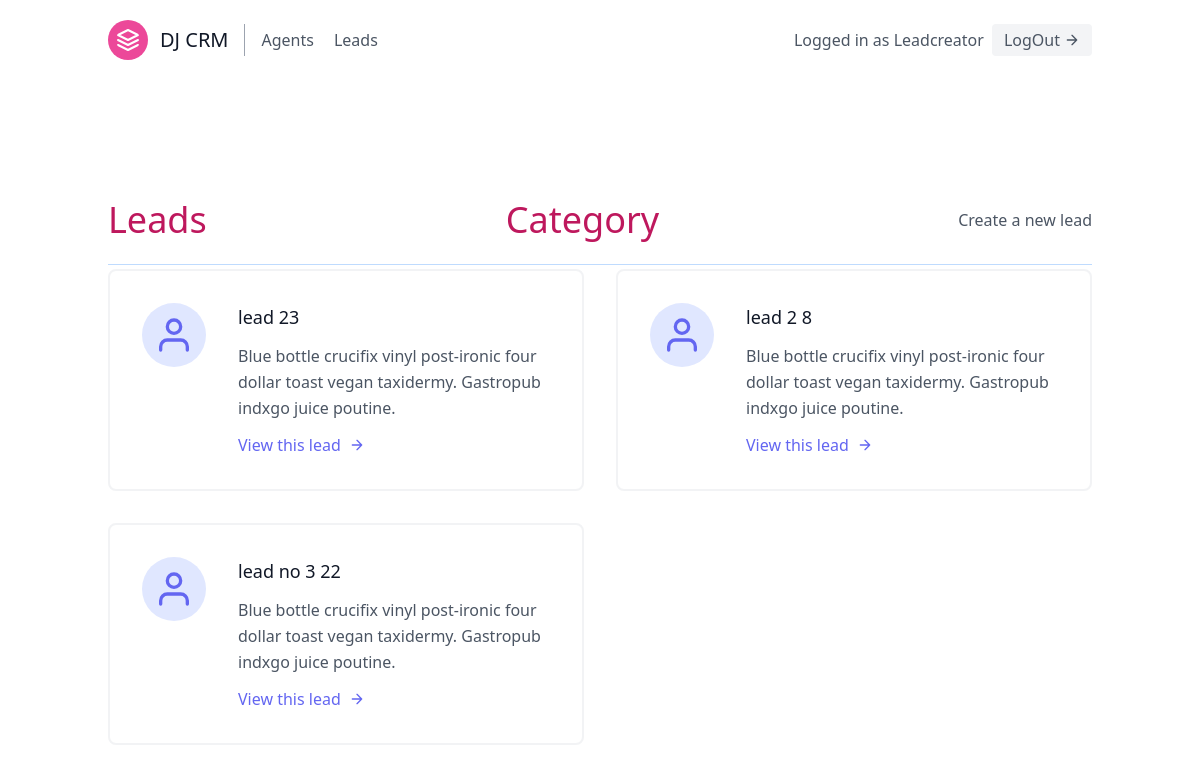
/leads/ (signed in), run on an earlier commit of the app's database.
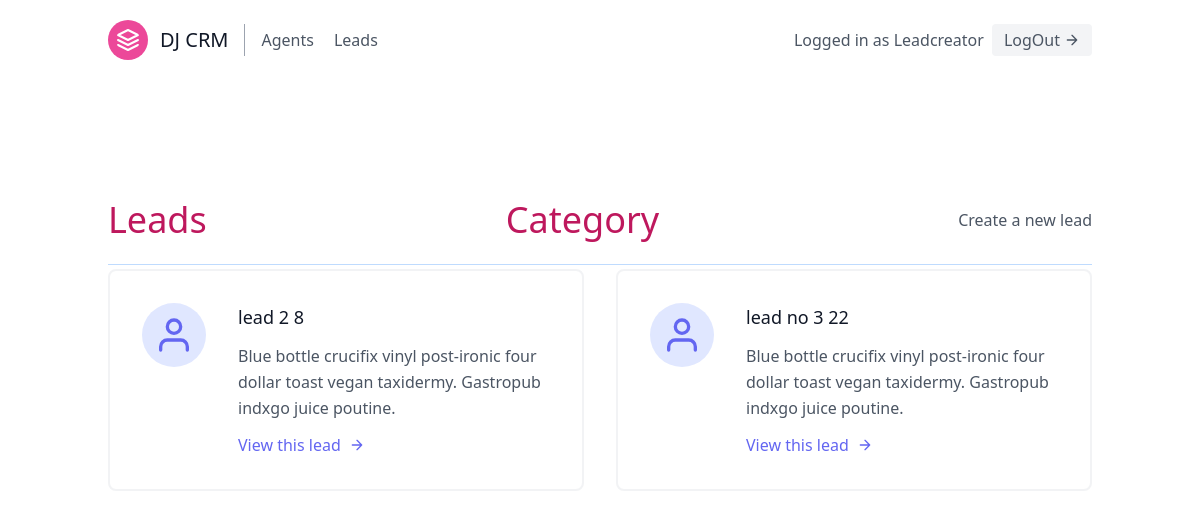
And on a later commit of the database.
### leads/models.py (models this page shows, shortened)
class Lead(models.Model):
    first_name = models.CharField(max_length = 20)
    last_name = models.CharField(max_length=20)
    age = models.IntegerField(default= 0)
    organization = models.ForeignKey(UserProfile, null = True, on_delete = models.CASCADE)
    agent = models.ForeignKey("Agent", blank = True, null= True, on_delete=models.SET_NULL)
    category = models.ForeignKey("Category", related_name = "leads", blank = True, null= True,on_delete=models.SET_NULL)

### leads/views.py (the view)
# urls.py: path('', LeadListView.as_view(), name = 'lead-list'),
class LeadListView(LoginRequiredMixin,generic.ListView):
    template_name = "leads/lead-list.html"
    context_object_name = "leads"
    def get_queryset(self):
        user = self.request.user
        if user.is_organizer:
            queryset = Lead.objects.filter(organization = user.userprofile, agent__isnull = False)
        else:
            queryset = Lead.objects.filter(organization =user.agent.organization, agent__isnull = False)
            queryset = queryset.filter(agent__user = user)
        return queryset
    def get_context_data(self, **kwargs):
        context = super().get_context_data(**kwargs)
        user = self.request.user
        if user.is_organizer:
            queryset = Lead.objects.filter(organization = user.userprofile, agent__isnull = True)
            context.update({
                'unassigned_leads': queryset
            })
        return context

### leads/templates/leads/lead_list.html (shortened to what this page needs)
{% extends 'base.html' %}
{% block content %}
<section class="text-gray-600 body-font">
    <div class="container px-5 py-24 mx-auto flex flex-wrap">
        <div class = "w-full mb-1 py-6 flex justify-between items-center border-b border-blue-200">
            <div>
            <h1 class = "text-4xl text-pink-700"> Leads </h1>
            </div>
            <div>
              <h1 class = "text-4xl text-pink-700"><a href = {% url 'leads:categories' %} >Category </a></h1>
              </div>
            {% if request.user.is_organizer %}
            <div>
            <a class = "text-gray-600 hover:text-pink-500" href = "{% url 'leads:lead-create' %}"> Create a new lead </a>
            </div>
            {% endif %}
        </div>
    <div class="flex flex-wrap -m-4">
        {% for lead in leads %}
        <div class="p-4 lg:w-1/2 md:w-full">
          <div class="flex border-2 rounded-lg border-gray-200 border-opacity-50 p-8 sm:flex-row flex-col">
            <div class="w-16 h-16 sm:mr-8 sm:mb-0 mb-4 inline-flex items-center justify-center rounded-full bg-indigo-100 text-indigo-500 flex-shrink-0">
              <svg fill="none" stroke="currentColor" stroke-linecap="round" stroke-linejoin="round" stroke-width="2" class="w-10 h-10" viewBox="0 0 24 24">
                <path d="M20 21v-2a4 4 0 00-4-4H8a4 4 0 00-4 4v2"></path>
                <circle cx="12" cy="7" r="4"></circle>
              </svg>
            </div>
            <div class="flex-grow">
              <h2 class="text-gray-900 text-lg title-font font-medium mb-3">{{lead.first_name}}  {{lead.lastname}} {{lead.age}}</h2>
              <p class="leading-relaxed text-base">Blue bottle crucifix vinyl post-ironic four dollar toast vegan taxidermy. Gastropub indxgo juice poutine.</p>
              <a href = "{% url 'leads:lead-detail' lead.pk %}" class="mt-3 text-indigo-500 inline-flex items-center">View this lead
                <svg fill="none" stroke="currentColor" stroke-linecap="round" stroke-linejoin="round" stroke-width="2" class="w-4 h-4 ml-2" viewBox="0 0 24 24">
                  <path d="M5 12h14M12 5l7 7-7 7"></path>
                </svg>
              </a>
            </div>
          </div>
        </div>
        {% endfor %}
      </div>
    </div>
</div>
{% endblock content %}

What changed in the data, as far as the page shows it:
removed Lead: first_name "lead", age "23"
